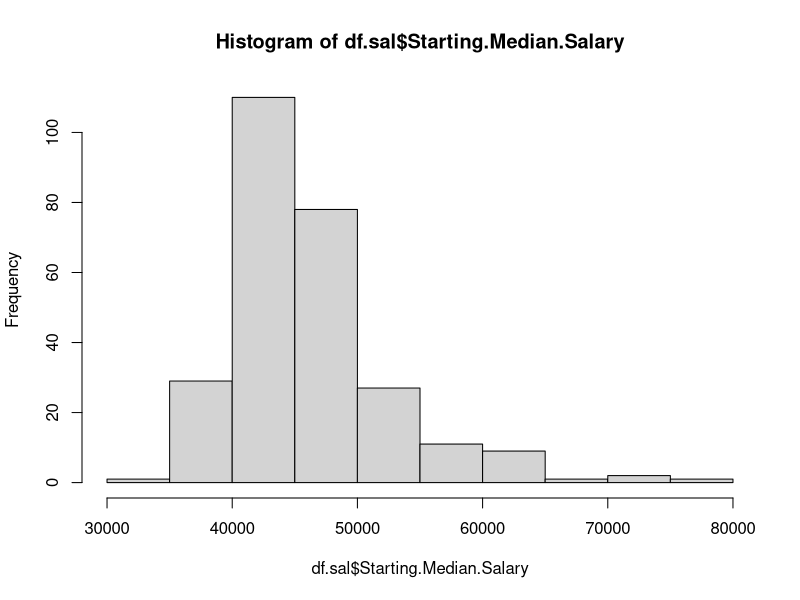

Recreate this plot in R.
## ---- chunk 1
df.sal <- read.csv('../../../dataset/salaries-by-college-type-clean.csv')
names(df.sal)
## ---- chunk 2
quantile(df.sal$Starting.Median.Salary, c(0.9, 0.5, 0.1))
## ---- chunk 3
summary(df.sal$Starting.Median.Salary)
hist(df.sal$Starting.Median.Salary)
## ---- chunk 4
df.sal$zstarting <- (df.sal$Starting.Median.Salary - mean(df.sal$Starting.Median.Salary)) / sd(df.sal$Starting.Median.Salary)
df.sal$zmid <- (df.sal$Mid.Career.Median.Salary - mean(df.sal$Mid.Career.Median.Salary)) / sd(df.sal$Mid.Career.Median.Salary)
## ---- chunk 5
df.sal[df.sal$zstarting > 2, ]
## ---- chunk 6
df.sal[df.sal$School.Name == 'Rutgers University', ]
## ---- chunk 7
mean(df.sal$zstarting[df.sal$School.Type == 'Liberal Arts'])
mean(df.sal$zmid[df.sal$School.Type == 'Liberal Arts'])
